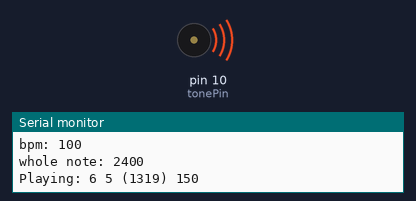
Recording of a sketch running on a simulated Arduino Uno, built with avr-gcc and run on an emulated ATmega328P. Parts: buzzer (waves = sounding), the last lines printed to the serial monitor.

Above: at 0.15 s.
At 20.1 s:
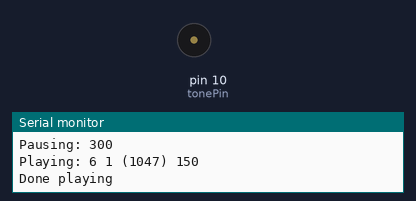
Timing chart, 0 to 21.6 s (numbered marks = the images above):
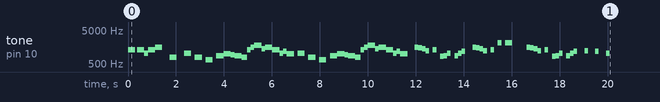

The sketch:

extra_lesson.ino
```cpp
const int tonePin = 10;
char *song = "smb:d=4,o=5,b=100:16e6,16e6,32p,8e6,16c6,8e6,8g6,8p,8g,8p,8c6,16p,8g,16p,8e,16p,8a,8b,16a#,8a,16g.,16e6,16g6,8a6,16f6,8g6,8e6,16c6,16d6,8b,16p,8c6,16p,8g,16p,8e,16p,8a,8b,16a#,8a,16g.,16e6,16g6,8a6,16f6,8g6,8e6,16c6,16d6,8b,8p,16g6,16f#6,16f6,16d#6,16p,16e6,16p,16g#,16a,16c6,16p,16a,16c6,16d6,8p,16g6,16f#6,16f6,16d#6,16p,16e6,16p,16c7,16p,16c7,16c7,p,16g6,16f#6,16f6,16d#6,16p,16e6,16p,16g#,16a,16c6,16p,16a,16c6,16d6,8p,16d#6,8p,16d6,8p,16c6";
#define OCTAVE_OFFSET 0

int notes[] = { 0,
262, 277, 294, 311, 330, 349, 370, 392, 415, 440, 466, 494,
523, 554, 587, 622, 659, 698, 740, 784, 831, 880, 932, 988,
1047, 1109, 1175, 1245, 1319, 1397, 1480, 1568, 1661, 1760, 1865, 1976,
2093, 2217, 2349, 2489, 2637, 2794, 2960, 3136, 3322, 3520, 3729, 3951
};

void setup()
{
  Serial.begin(9600);
}

#define isdigit(n) (n >= '0' && n <= '9')

void play_rtttl(char *p)
{
  byte default_dur = 4;
  byte default_oct = 6;
  int bpm = 63;
  int num;
  long wholenote;
  long duration;
  byte note;
  byte scale;
  // format: d=N,o=N,b=NNN:
  while(*p != ':') p++;
  p++;
  if(*p == 'd')
  {
    p++; p++;
    num = 0;
    while(isdigit(*p))
    {
      num = (num * 10) + (*p++ - '0');
    }
    if(num > 0) default_dur = num;
    p++;
  }

  Serial.print("ddur: ");
  Serial.println(default_dur, 10);
  if(*p == 'o')
  {
    p++; p++;
    num = *p++ - '0';
    if(num >= 3 && num <=7) default_oct = num;
    p++;
  }
  Serial.print("doct: ");
  Serial.println(default_oct, 10);
  if(*p == 'b')
  {
    p++; p++;
    num = 0;
    while(isdigit(*p))
    {
      num = (num * 10) + (*p++ - '0');
    }
    bpm = num;
    p++;
  }

  Serial.print("bpm: ");
  Serial.println(bpm, 10);
  wholenote = (60 * 1000L / bpm) * 4;
  Serial.print("whole note: ");
  Serial.println(wholenote, 10);
  while(*p)
  {
    num = 0;
    while(isdigit(*p))
    {
      num = (num * 10) + (*p++ - '0');
    }

    if(num) duration = wholenote / num;
    else duration = wholenote / default_dur;
    note = 0;

    switch(*p)
    {
      case 'c':
        note = 1;
        break;
      case 'd':
        note = 3;
        break;
      case 'e':
        note = 5;
        break;
      case 'f':
        note = 6;
        break;
      case 'g':
        note = 8;
        break;
      case 'a':
        note = 10;
        break;
      case 'b':
        note = 12;
        break;
      case 'p':
      default:
        note = 0;
    }
    p++;
    if(*p == '#')
    {
      note++;
      p++;
    }
    if(*p == '.')
    {
      duration += duration/2;
      p++;
    }
    if(isdigit(*p))
    {
      scale = *p - '0';
      p++;
    }
    else
    {
      scale = default_oct;
    }

    scale += OCTAVE_OFFSET;

    if(*p == ',')
      p++;
    if(note)
    {
      Serial.print("Playing: ");
      Serial.print(scale, 10); Serial.print(' ');
      Serial.print(note, 10); Serial.print(" (");
      Serial.print(notes[(scale - 4) * 12 + note], 10);
      Serial.print(") ");
      Serial.println(duration, 10);
      tone(tonePin, notes[(scale - 4) * 12 + note]);
      delay(duration);
      noTone(tonePin);
    }
    else
    {
      Serial.print("Pausing: ");
      Serial.println(duration, 10);
      delay(duration);
    }
  }
}

void loop()
{
    play_rtttl(song);
    Serial.println("Done playing");
    delay(100000);

}
```

Measured:
- by itself, tone on pin 10 (tonePin): plays 1319 Hz for 0.30 s, 1319 Hz for 0.30 s, 1047 Hz for 0.15 s, 1319 Hz for 0.30 s, 1568 Hz for 0.30 s, 784 Hz for 0.30 s … (72 notes in this stretch)
